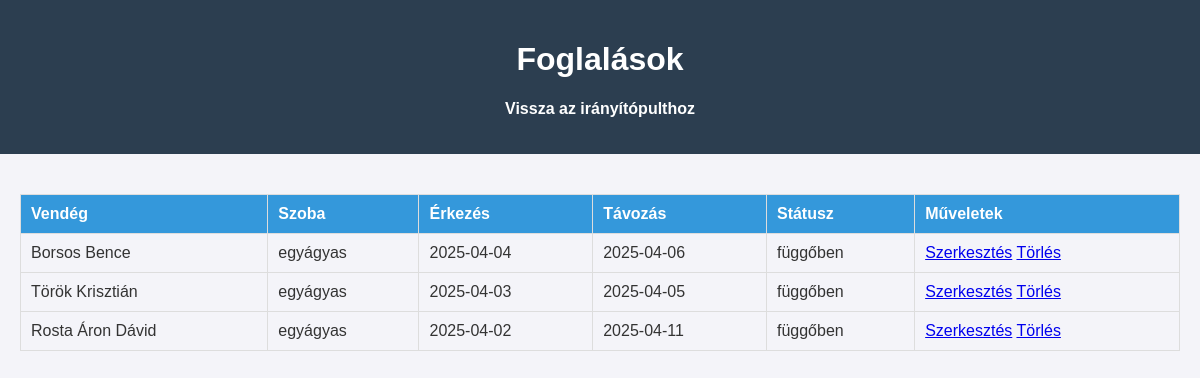
The page /admin/bookings/index.php (signed in) on the database its author committed.
### tables this page shows
CREATE TABLE `bookings` (
  `id` int(11) NOT NULL,
  `room_id` int(11) NOT NULL,
  `guest_id` int(11) NOT NULL,
  `check_in` date NOT NULL,
  `check_out` date NOT NULL,
  `status` enum('függőben','megerősitve','törölve', 'befejezve') DEFAULT 'függőben',
  `created_at` timestamp NOT NULL DEFAULT current_timestamp()
);

CREATE TABLE `guests` (
  `id` int(11) NOT NULL,
  `name` varchar(100) NOT NULL,
  `email` varchar(100) NOT NULL,
  `phone` varchar(20) DEFAULT NULL,
  `address` text DEFAULT NULL,
  `id_number` varchar(20) DEFAULT NULL,
  `created_at` timestamp NOT NULL DEFAULT current_timestamp()
);

CREATE TABLE `rooms` (
  `id` int(11) NOT NULL,
  `room_number` varchar(10) NOT NULL,
  `room_type` enum('egyágyas','kétágyas','luxus') NOT NULL,
  `capacity` int(11) NOT NULL,
  `price_per_night` decimal(10,2) NOT NULL,
  `description` text DEFAULT NULL,
  `status` enum('elérhető','foglalt','karbantartás') DEFAULT 'elérhető',
  `created_at` timestamp NOT NULL DEFAULT current_timestamp()
);

### admin/bookings/index.php (the view, shortened to what this page needs)
<?php
require_once __DIR__ . '/../../api/config.php';
$sql = "SELECT bookings.*, guests.name as guest_name, rooms.room_type
        FROM bookings
        JOIN guests ON bookings.guest_id = guests.id
        JOIN rooms ON bookings.room_id = rooms.id";
$result = $conn->query($sql);
$bookings = $result->fetch_all(MYSQLI_ASSOC);
?>
<!DOCTYPE html>
<html lang="hu">
<head>
    <link rel="stylesheet" href="../assets/css/admin.css">
</head>
<body>
    <header>
        <h1>Foglalások</h1>
        <nav>
            <ul>
                <li><a href="../dashboard.php">Vissza az irányítópulthoz</a></li>
            </ul>
        </nav>
    </header>
    <main>
        <table>
            <thead>
                <tr>
                    <th>Vendég</th>
                    <th>Szoba</th>
                    <th>Érkezés</th>
                    <th>Távozás</th>
                    <th>Státusz</th>
                    <th>Műveletek</th>
                </tr>
            </thead>
            <tbody>
                <?php foreach ($bookings as $booking): ?>
                    <tr>
                        <td><?php echo $booking['guest_name']; ?></td>
                        <td><?php echo $booking['room_type']; ?></td>
                        <td><?php echo $booking['check_in']; ?></td>
                        <td><?php echo $booking['check_out']; ?></td>
                        <td><?php echo $booking['status']; ?></td>
                        <td>
                            <a href="edit.php?id=<?php echo $booking['id']; ?>">Szerkesztés</a>
                            <a href="delete.php?id=<?php echo $booking['id']; ?>">Törlés</a>
                        </td>
                    </tr>
                <?php endforeach; ?>
            </tbody>
        </table>
    </main>
</body>
</html>

### admin/assets/css/admin.css (style rules this page uses)
body { font-family: Arial, sans-serif; background-color: #f4f4f9; color: #333; margin: 0; padding: 0; }
header { background-color: #2c3e50; color: #fff; padding: 20px; text-align: center; }
nav ul { list-style: none; padding: 0; display: flex; justify-content: center; }
nav ul li { margin: 0 15px; }
nav ul li a { color: #fff; text-decoration: none; font-weight: bold; }
main { padding: 20px; }
table { width: 100%; border-collapse: collapse; margin-top: 20px; }
table th, table td { padding: 10px; border: 1px solid #ddd; text-align: left; }
table th { background-color: #3498db; color: #fff; }

### rows shown on the page
bookings: guest.name "Borsos Bence", room.room_type "egyágyas", check_in "2025-04-04", check_out "2025-04-06", status "függőben"
bookings: guest.name "Török Krisztián", room.room_type "egyágyas", check_in "2025-04-03", check_out "2025-04-05", status "függőben"
bookings: guest.name "Rosta Áron Dávid", room.room_type "egyágyas", check_in "2025-04-02", check_out "2025-04-11", status "függőben"
